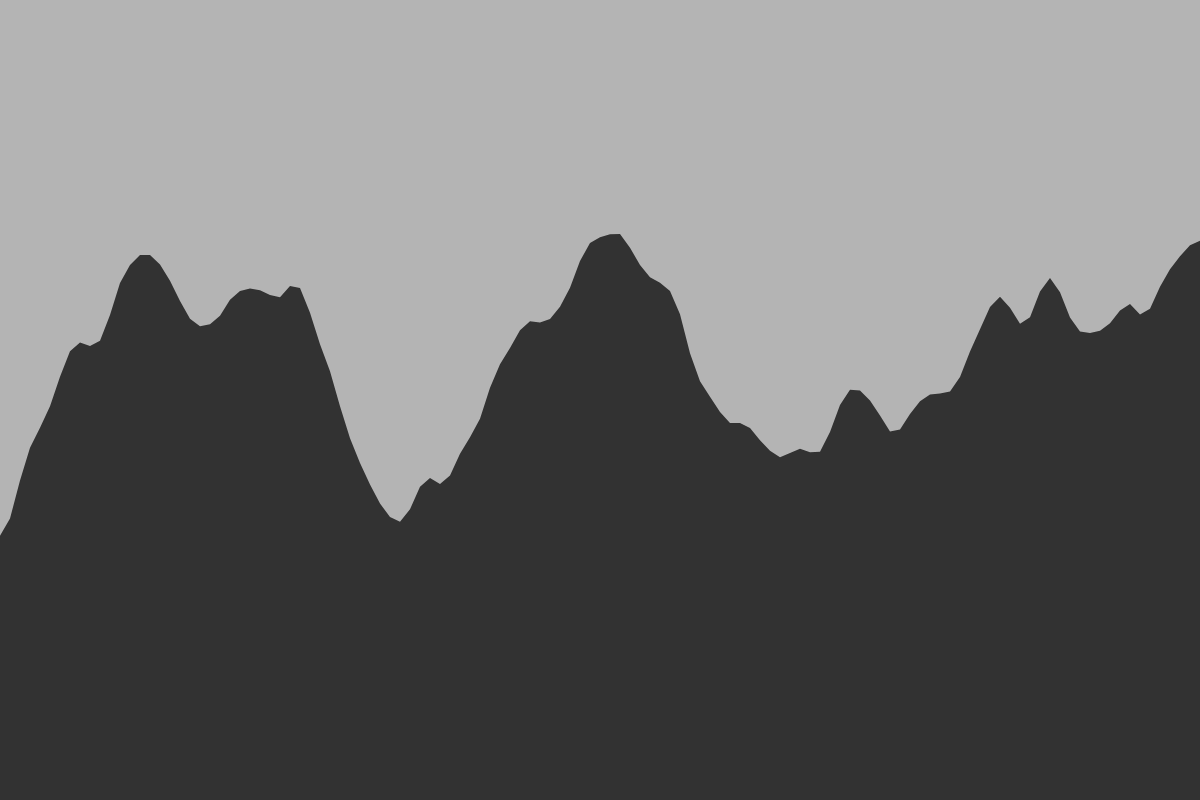
Frame 1 (no input)
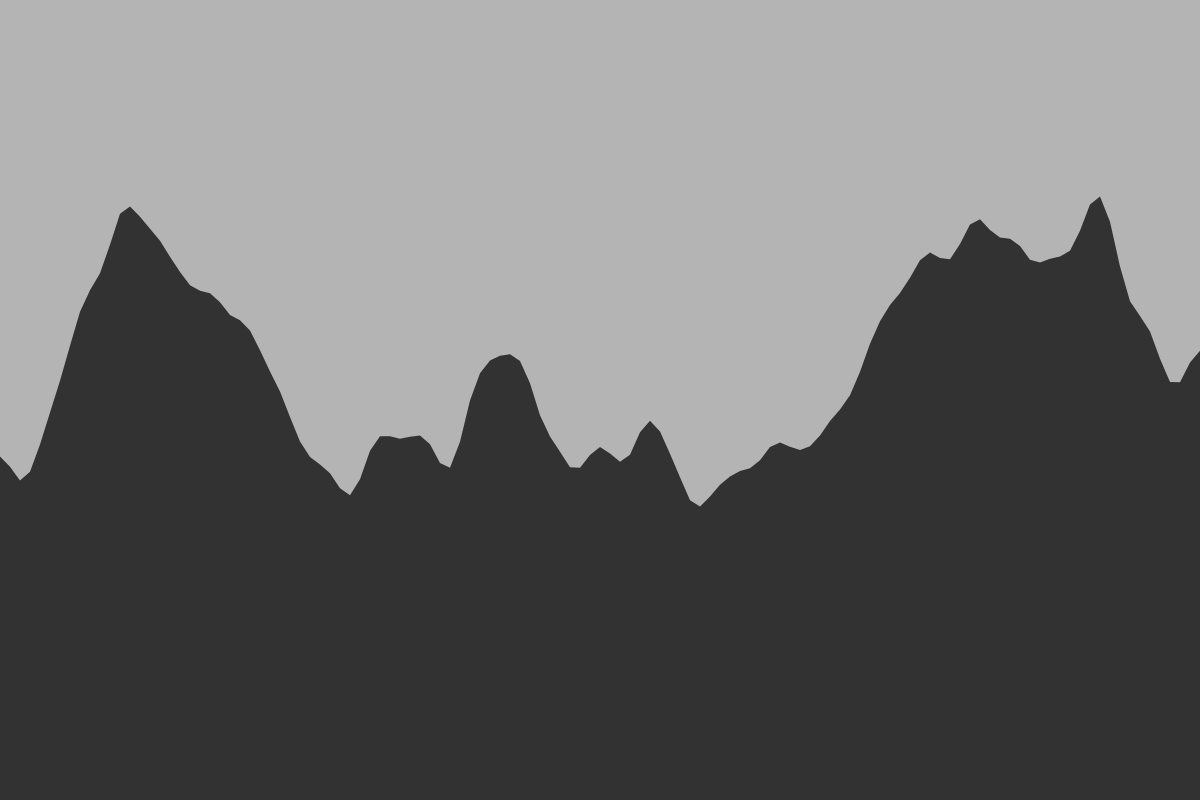
Frame 60 (no input)
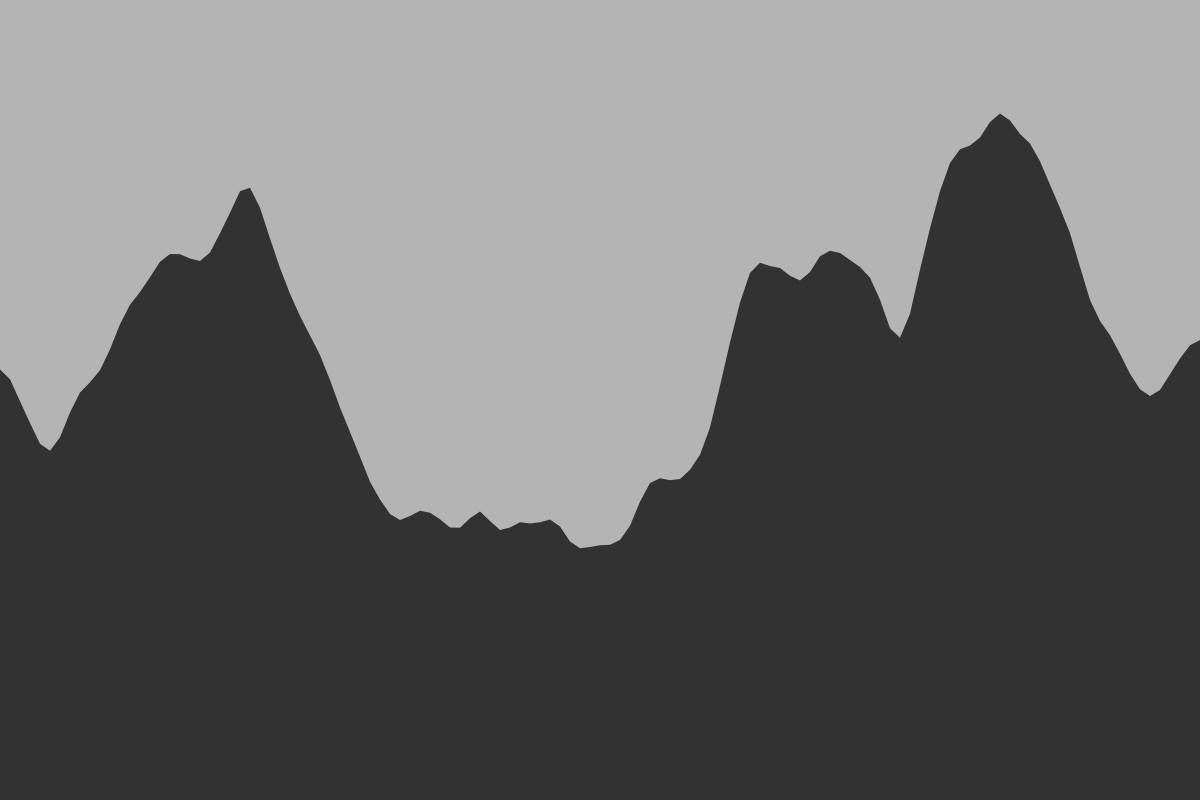
Frame 120 (the mouse pressed at the canvas centre since frame 60)

The p5.js sketch that drew these frames (run headless with seeded random() and noise() and a simulated clock; from frame 60 on, the mouse is pressed at the canvas centre):

// p5.js sketch
// ── sketch.js
let yIncrement =    0.05;
let timeIncrement = 0.01;
let timeOffset =    0;


function setup() {
	createCanvas(1200, 800);
    // noLoop();


}


function draw() {
	background(180);

	fill(50);
	noStroke();
	beginShape();

	let yOffset = 0;
	for (let x=0; x<=width; x+=10) {


		let y = noise(yOffset, timeOffset) * height;
		vertex(x, y);


		yOffset += yIncrement;
	}


	vertex(width, height);
	vertex(0, height);
	endShape(CLOSE);

	
	timeOffset += timeIncrement;
}
